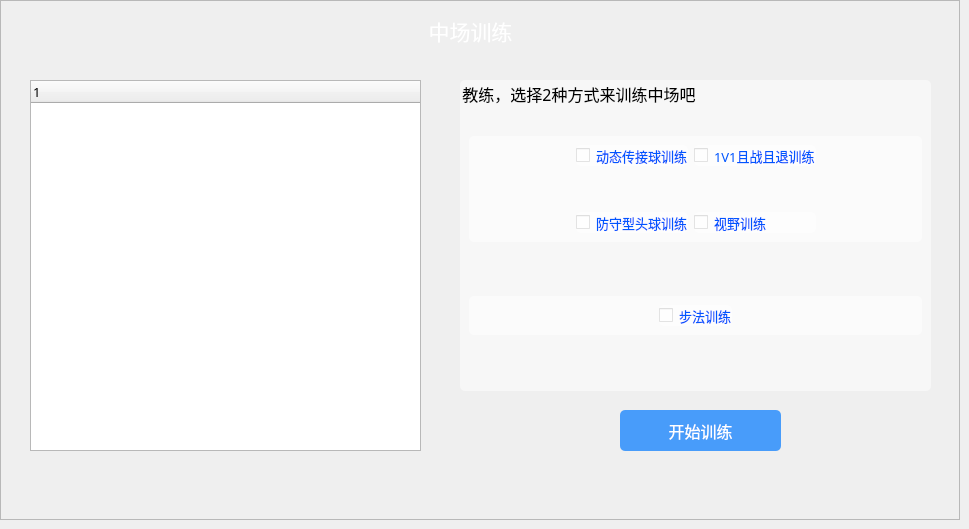
    <widget class="QWidget" name="page_7">
     <widget class="QLabel" name="label_9">
      <property name="geometry">
       <rect>
        <x>340</x>
        <y>0</y>
        <width>261</width>
        <height>61</height>
       </rect>
      </property>
      <property name="font">
       <font>
        <family>黑体</family>
        <pointsize>16</pointsize>
       </font>
      </property>
      <property name="styleSheet">
       <string notr="true">color: rgb(255, 255, 255);</string>
      </property>
      <property name="text">
       <string>中场训练</string>
      </property>
      <property name="alignment">
       <set>Qt::AlignCenter</set>
      </property>
     </widget>
     <widget class="QTreeWidget" name="treeWidget_8">
      <property name="geometry">
       <rect>
        <x>30</x>
        <y>80</y>
        <width>391</width>
        <height>371</height>
       </rect>
      </property>
      <property name="font">
       <font>
        <family>等线</family>
        <pointsize>10</pointsize>
       </font>
      </property>
      <column>
       <property name="text">
        <string notr="true">1</string>
       </property>
      </column>
     </widget>
     <widget class="QGroupBox" name="groupBox_5">
      <property name="geometry">
       <rect>
        <x>460</x>
        <y>80</y>
        <width>471</width>
        <height>311</height>
       </rect>
      </property>
      <property name="font">
       <font>
        <family>黑体</family>
        <pointsize>12</pointsize>
       </font>
      </property>
      <property name="styleSheet">
       <string notr="true">color: rgb(0, 0, 0);
background-color: rgba(255, 255, 255,0.5);
border-radius: 5px;</string>
      </property>
      <property name="title">
       <string>教练，选择2种方式来训练中场吧</string>
      </property>
      <layout class="QVBoxLayout" name="verticalLayout_17">
       <item>
        <spacer name="verticalSpacer_4">
         <property name="orientation">
          <enum>Qt::Vertical</enum>
         </property>
         <property name="sizeHint" stdset="0">
          <size>
           <width>20</width>
           <height>40</height>
          </size>
         </property>
        </spacer>
       </item>
       <item>
        <widget class="QWidget" name="widget_20" native="true">
         <layout class="QGridLayout" name="gridLayout_2">
          <item row="0" column="1">
           <widget class="QCheckBox" name="checkBox_113">
            <property name="font">
             <font>
              <family>黑体</family>
              <pointsize>10</pointsize>
             </font>
            </property>
            <property name="styleSheet">
             <string notr="true">color: rgb(0, 85, 255);</string>
            </property>
            <property name="text">
             <string>动态传接球训练</string>
            </property>
           </widget>
          </item>
          <item row="2" column="1">
           <widget class="QCheckBox" name="checkBox_114">
            <property name="font">
             <font>
              <family>黑体</family>
              <pointsize>10</pointsize>
             </font>
            </property>
            <property name="styleSheet">
             <string notr="true">color: rgb(0, 85, 255);</string>
            </property>
            <property name="text">
             <string>防守型头球训练</string>
            </property>
           </widget>
          </item>
          <item row="2" column="2">
           <widget class="QCheckBox" name="checkBox_116">
            <property name="font">
             <font>
              <family>黑体</family>
              <pointsize>10</pointsize>
             </font>
            </property>
            <property name="styleSheet">
             <string notr="true">color: rgb(0, 85, 255);</string>
            </property>
            <property name="text">
             <string>视野训练</string>
            </property>
           </widget>
          </item>
          <item row="0" column="2">
           <widget class="QCheckBox" name="checkBox_115">
            <property name="font">
             <font>
              <family>黑体</family>
              <pointsize>10</pointsize>
             </font>
            </property>
            <property name="styleSheet">
             <string notr="true">color: rgb(0, 85, 255);</string>
            </property>
            <property name="text">
             <string>1V1且战且退训练</string>
            </property>
           </widget>
          </item>
          <item row="0" column="0">
           <spacer name="horizontalSpacer_9">
            <property name="orientation">
             <enum>Qt::Horizontal</enum>
            </property>
            <property name="sizeHint" stdset="0">
             <size>
              <width>40</width>
              <height>20</height>
             </size>
            </property>
           </spacer>
          </item>
          <item row="0" column="3">
           <spacer name="horizontalSpacer_10">
            <property name="orientation">
             <enum>Qt::Horizontal</enum>
            </property>
            <property name="sizeHint" stdset="0">
             <size>
              <width>40</width>
              <height>20</height>
             </size>
            </property>
           </spacer>
          </item>
          <item row="1" column="1">
           <spacer name="verticalSpacer_7">
            <property name="orientation">
             <enum>Qt::Vertical</enum>
            </property>
            <property name="sizeHint" stdset="0">
             <size>
              <width>20</width>
              <height>40</height>
             </size>
            </property>
           </spacer>
          </item>
         </layout>
        </widget>
       </item>
       <item>
        <spacer name="verticalSpacer_8">
         <property name="orientation">
          <enum>Qt::Vertical</enum>
         </property>
         <property name="sizeHint" stdset="0">
          <size>
           <width>20</width>
           <height>40</height>
          </size>
         </property>
        </spacer>
       </item>
       <item>
        <widget class="QWidget" name="widget_22" native="true">
         <layout class="QHBoxLayout" name="horizontalLayout_8">
          <item>
           <spacer name="horizontalSpacer_7">
            <property name="orientation">
             <enum>Qt::Horizontal</enum>
            </property>
            <property name="sizeHint" stdset="0">
             <size>
              <width>40</width>
              <height>20</height>
             </size>
            </property>
           </spacer>
          </item>
          <item>
           <widget class="QCheckBox" name="checkBox_117">
            <property name="font">
             <font>
              <family>黑体</family>
              <pointsize>10</pointsize>
             </font>
            </property>
            <property name="styleSheet">
             <string notr="true">color: rgb(0, 85, 255);</string>
            </property>
            <property name="text">
             <string>步法训练</string>
            </property>
           </widget>
          </item>
          <item>
           <spacer name="horizontalSpacer_8">
            <property name="orientation">
             <enum>Qt::Horizontal</enum>
            </property>
            <property name="sizeHint" stdset="0">
             <size>
              <width>40</width>
              <height>20</height>
             </size>
            </property>
           </spacer>
          </item>
         </layout>
        </widget>
       </item>
       <item>
        <spacer name="verticalSpacer_3">
         <property name="orientation">
          <enum>Qt::Vertical</enum>
         </property>
         <property name="sizeHint" stdset="0">
          <size>
           <width>20</width>
           <height>40</height>
          </size>
         </property>
        </spacer>
       </item>
      </layout>
     </widget>
     <widget class="QPushButton" name="midTrainComplete">
      <property name="geometry">
       <rect>
        <x>620</x>
        <y>410</y>
        <width>161</width>
        <height>41</height>
       </rect>
      </property>
      <property name="font">
       <font>
        <family>等线</family>
        <pointsize>12</pointsize>
       </font>
      </property>
      <property name="styleSheet">
       <string notr="true">QPushButton { background-color: rgba(0, 120, 255,0.7); border-radius: 5px; color: rgb(255, 255, 255); } QPushButton:hover { background-color: rgb(46, 231, 253); }</string>
      </property>
      <property name="text">
       <string>开始训练</string>
      </property>
     </widget>
     <widget class="QFrame" name="frame_16">
      <property name="geometry">
       <rect>
        <x>0</x>
        <y>0</y>
        <width>960</width>
        <height>520</height>
       </rect>
      </property>
      <property name="styleSheet">
       <string notr="true">#frame_16{background-image: url(:/Image/training_1.jpg);}</string>
      </property>
      <property name="frameShape">
       <enum>QFrame::StyledPanel</enum>
      </property>
      <property name="frameShadow">
       <enum>QFrame::Raised</enum>
      </property>
     </widget>
     <zorder>frame_16</zorder>
     <zorder>label_9</zorder>
     <zorder>treeWidget_8</zorder>
     <zorder>groupBox_5</zorder>
     <zorder>midTrainComplete</zorder>
    </widget>
